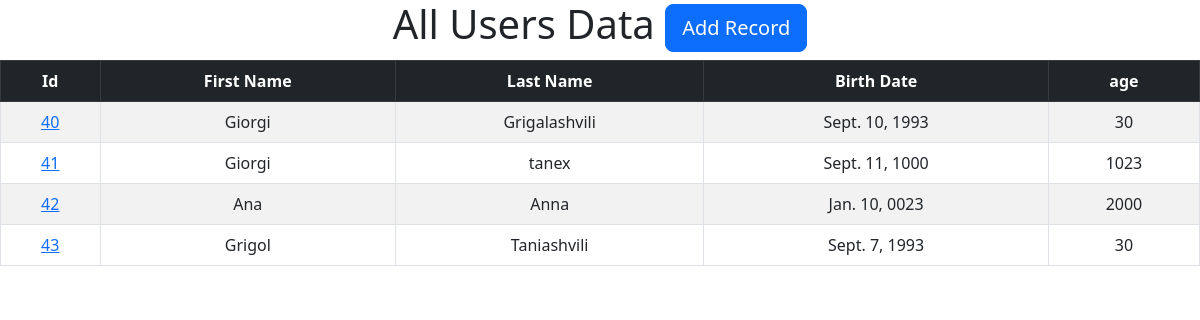
The page /user/ on the database its author committed.
### MyUser/models.py (models this page shows, shortened)
class Users(models.Model):
    First_Name = models.CharField(max_length=20, null=False, blank=False)
    Last_Name = models.CharField(max_length=50, null=False, blank=False)
    Birth_Date = models.DateField(null=False, blank=False)
    def calc_age(self):
        return datetime.now().year - self.Birth_Date.year

### MyUser/views.py (the view)
# urls.py: path('user/', include('MyUser.urls'))
def user(request):
    alluser = Users.objects.all()
    return render(request, 'home.html', {'Users': alluser})

### MyUser/templates/home.html (shortened to what this page needs)
<!DOCTYPE html>
<html lang="en">
<head>
    <link href="https://cdn.jsdelivr.net/npm/bootstrap@5.3.0-alpha1/dist/css/bootstrap.min.css" rel="stylesheet">
    <H1 align="Center"> All Users Data
  <a href="{% url 'add_record'%}" class="btn btn-primary btn-lg">Add Record</a>
</H1>
</head>
<body>
<table class="table table-striped table-hover table-bordered">
  <thead class="table-dark">
    <tr align="Center">
      <th scope="col">Id</th>
      <th scope="col">First Name</th>
      <th scope="col">Last Name</th>
      <th scope="col">Birth Date</th>
        <th scope="col">age</th>
    </tr>
  </thead>
  <tbody>
{% for record in Users %}
		<tr align="Center">
			<td><a href="{% url 'record' record.id %}">{{ record.id }}</a></td>
			<td>{{ record.First_Name }}</td>
			<td>{{ record.Last_Name }}</td>
			<td>{{ record.Birth_Date }}</td>
            <td>{{ record.calc_age }}</td>
		</tr>
	{% endfor %}
  </tbody>
</table>
</body>
</html>

### rows shown on the page
Users: id "40", First_Name "Giorgi", Last_Name "Grigalashvili", Birth_Date "Sept. 10, 1993", calc_age "30"
Users: id "41", First_Name "Giorgi", Last_Name "tanex", Birth_Date "Sept. 11, 1000", calc_age "1023"
Users: id "42", First_Name "Ana", Last_Name "Anna", Birth_Date "Jan. 10, 0023", calc_age "2000"
Users: id "43", First_Name "Grigol", Last_Name "Taniashvili", Birth_Date "Sept. 7, 1993", calc_age "30"
